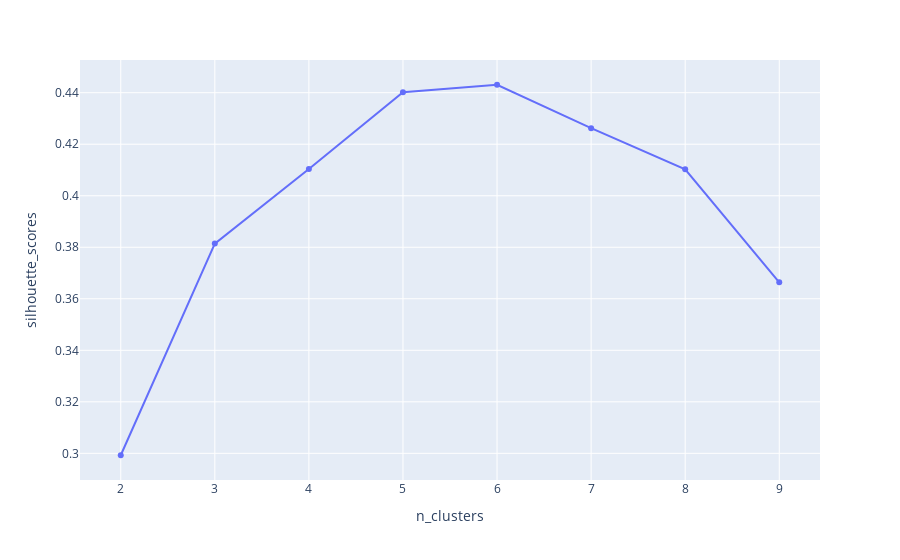

Source (notebook cell):
### Code cell
silh_dict = {'silhouette_scores': [silhouette_score(X, get_agg_clustering(X, n)) for n in range(2,10)],
           'n_clusters': [i for i in range(2, 10)]}
silh_df = pd.DataFrame(silh_dict)
px.line(silh_df, 'n_clusters', 'silhouette_scores', markers=True, labels={})

### Figure 1 — Plotly figure (JSON) as saved in the notebook; plotly's stock layout.template omitted (floating-point values rounded to 4 significant figures)
{"data": [{"hovertemplate": "n_clusters=%{x}<br>silhouette_scores=%{y}<extra></extra>", "legendgroup": "", "line": {"color": "#636efa", "dash": "solid"}, "marker": {"symbol": "circle"}, "mode": "markers+lines", "name": "", "orientation": "v", "showlegend": false, "type": "scatter", "x": [2, 3, 4, 5, 6, 7, 8, 9], "xaxis": "x", "y": [0.2993, 0.3814, 0.4104, 0.4402, 0.4431, 0.4262, 0.4103, 0.3664], "yaxis": "y"}], "layout": {"legend": {"tracegroupgap": 0}, "margin": {"t": 60}, "xaxis": {"anchor": "y", "domain": [0, 1], "title": {"text": "n_clusters"}}, "yaxis": {"anchor": "x", "domain": [0, 1], "title": {"text": "silhouette_scores"}}}}
